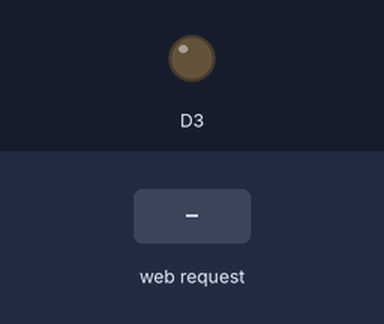
The sketch below on a simulated ESP8266 (NodeMCU). On the bench: output pins drawn as LEDs (lit = HIGH). Inputs (shaded band) come from the test bench. WiFi joins after 1.5 s; servers stay silent unless stated; pins used as bus, display or sensor lines are not drawn; what the sketch prints to the serial monitor is not drawn.

Above: at 2.8 s.
2.9 s: HTTP request GET /3/on received
At 3.3 s:
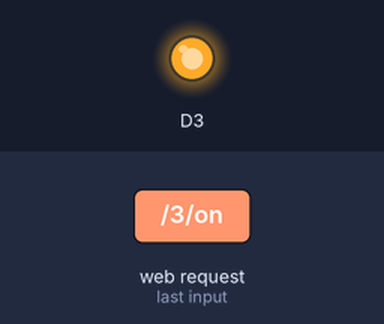
4.4 s: HTTP request GET /1/on received
5.9 s: HTTP request GET /1/off received
Timing chart, 0 to 8.9 s (numbered marks = the images above; inputs shaded):
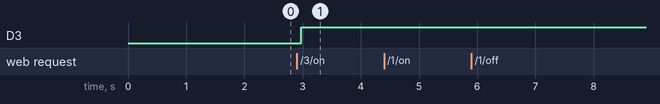

The sketch:

NodeMCU-3-Led.ino
```cpp
#include <SoftwareSerial.h>
#include <ESP8266WiFi.h>

SoftwareSerial NodeMCU(D1, D2, D3);

// Enter your wifi network name and Wifi Password
const char* ssid = "Redmi 9C NFC";
const char* password = "redmi0507";

// Set web server port number to 80
WiFiServer server(80);

// Variable to store the HTTP request
String header;

// These variables store current output state of LED
String outputRedState = "off";
String outputGreenState = "off";
String outputYellowState = "off";

// Assign output variables to GPIO pins

// Current time
unsigned long currentTime = millis();
// Previous time
unsigned long previousTime = 0;
// Define timeout time in milliseconds (example: 2000ms = 2s)
const long timeoutTime = 2000;

// Set your Static IP address
IPAddress local_IP(192, 168, 54, 26);
// Set your Gateway IP address
IPAddress gateway(192, 168, 1, 1);

IPAddress subnet(255, 255, 0, 0);
IPAddress primaryDNS(8, 8, 8, 8);   //optional
IPAddress secondaryDNS(8, 8, 4, 4); //optional

void setup() {
  Serial.begin(9600);
  NodeMCU.begin(4800);
  // Initialize the output variables as outputs
  pinMode(D1, OUTPUT);
  pinMode(D2, OUTPUT);
  pinMode(D3, OUTPUT);
  // Set outputs to LOW
  digitalWrite(D1, LOW);
  digitalWrite(D2, LOW);
  digitalWrite(D3, LOW);

  // Configures static IP address
  if (!WiFi.config(local_IP, gateway, subnet, primaryDNS, secondaryDNS)) {
    Serial.println("STA Failed to configure");
  }

  NodeMCU.println("Testing...");
  // Connect to Wi-Fi network with SSID and password
  NodeMCU.println("Connecting to ");
  NodeMCU.println(ssid);
  WiFi.begin(ssid, password);
  while (WiFi.status() != WL_CONNECTED) {
    delay(500);
    Serial.print(".");
  }
  // Print local IP address and start web server
  Serial.println("");
  Serial.println("WiFi connected.");
  Serial.println("IP address: ");
  Serial.println(WiFi.localIP());
  server.begin();
  delay(100);
}

void loop(){
  WiFiClient client = server.available(); // Listen for incoming clients

  if (client) { // If a new client connects,
    Serial.println("New Client."); // print a message out in the serial port
    String currentLine = ""; // make a String to hold incoming data from the client
    currentTime = millis();
    previousTime = currentTime;
    while (client.connected() && currentTime - previousTime <= timeoutTime) { // loop while the client's connected
      currentTime = millis();
      if (client.available()) { // if there's bytes to read from the client,
        char c = client.read(); // read a byte, then
        Serial.write(c); // print it out the serial monitor
        header += c;
        if (c == '\n') { // if the byte is a newline character
          // if the current line is blank, you got two newline characters in a row.
          // that's the end of the client HTTP request, so send a response:
          if (currentLine.length() == 0) {
          // HTTP headers always start with a response code (e.g. HTTP/1.1 200 OK)
          // and a content-type so the client knows what's coming, then a blank line:
          Serial.println("HTTP/1.1 200 OK");
          Serial.println("Content-type:text/html");
          Serial.println("Connection: close");
          Serial.println();

          // turns the GPIOs on and off
          if (header.indexOf("GET /1/on") >= 0) {
              Serial.println("RED LED is on");
              outputRedState = "on";
              digitalWrite(D1, HIGH);
            } else if (header.indexOf("GET /1/off") >= 0) {
              Serial.println("RED LED is off");
              outputRedState = "off";
              digitalWrite(D1, LOW);
            } else if (header.indexOf("GET /2/on") >= 0) {
              Serial.println("YELLOW LED is on");
              outputYellowState = "on";
              digitalWrite(D2, HIGH);
            } else if (header.indexOf("GET /2/off") >= 0) {
              Serial.println("YELLOW LED is off");
              outputYellowState = "off";
              digitalWrite(D2, LOW);
            } else if (header.indexOf("GET /3/on") >= 0) {
              Serial.println("GREEN LED is on");
              outputGreenState = "on";
              digitalWrite(D3, HIGH);
            } else if (header.indexOf("GET /3/off") >= 0) {
              Serial.println("GREED LED is off");
              outputGreenState = "off";
              digitalWrite(D3, LOW);
            }

            // Display the HTML web page
            client.println("<!DOCTYPE html><html>");
            client.println("<head><meta name=\"viewport\" content=\"width=device-width, initial-scale=1\">");
            client.println("<link rel=\"icon\" href=\"data:,\">");
            // CSS to style the on/off buttons
            client.println("<style>html { font-family: Helvetica; display: inline-block; margin: 0px auto; text-align: center;}");
            client.println(".buttonRed { background-color: #ff0000; border: none; color: white; padding: 16px 40px; border-radius: 60%;");
            client.println("text-decoration: none; font-size: 30px; margin: 2px; cursor: pointer;}");
            client.println(".buttonGreen { background-color: #00ff00; border: none; color: white; padding: 16px 40px; border-radius: 60%;");
            client.println("text-decoration: none; font-size: 30px; margin: 2px; cursor: pointer;}");
            client.println(".buttonYellow { background-color: #feeb36; border: none; color: white; padding: 16px 40px; border-radius: 60%;");
            client.println("text-decoration: none; font-size: 30px; margin: 2px; cursor: pointer;}");
            client.println(".buttonOff { background-color: #77878A; border: none; color: white; padding: 16px 40px; border-radius: 70%;");
            client.println("text-decoration: none; font-size: 30px; margin: 2px; cursor: pointer;}</style></head>");

            // Web Page Heading
            client.println("<body><h1>My LED Control Server</h1>");

            // Display current state, and ON/OFF buttons for GPIO 1 Red LED
            client.println("<p>Red LED is " + outputRedState + "</p>");
            // If the outputRedState is off, it displays the OFF button
            if (outputRedState=="off") {
              client.println("<p><a href=\"/1/on\"><button class=\"button buttonOff\">OFF</button></a></p>");
            } else {
              client.println("<p><a href=\"/1/off\"><button class=\"button buttonRed\">ON</button></a></p>");
            }

            // Display current state, and ON/OFF buttons for GPIO 3 Yellow LED
            client.println("<p>Yellow LED is " + outputYellowState + "</p>");
            // If the outputYellowState is off, it displays the OFF button
            if (outputYellowState =="off") {
              client.println("<p><a href=\"/2/on\"><button class=\"button buttonOff\">OFF</button></a></p>");
            } else {
              client.println("<p><a href=\"/2/off\"><button class=\"button buttonYellow\">ON</button></a></p>");
            }
            client.println("</body></html>");

            // Display current state, and ON/OFF buttons for GPIO 2 Green LED
            client.println("<p>Green LED is " + outputGreenState + "</p>");
            // If the outputGreenState is off, it displays the OFF button
            if (outputGreenState =="off") {
              client.println("<p><a href=\"/3/on\"><button class=\"button buttonOff\">OFF</button></a></p>");
            } else {
              client.println("<p><a href=\"/3/off\"><button class=\"button buttonGreen\">ON</button></a></p>");
            }
              client.println("</body></html>");

            // The HTTP response ends with another blank line
            client.println();
            // Break out of the while loop
            break;
          } else { // if you got a newline, then clear currentLine
            currentLine = "";
          }
        } else if (c != '\r') { // if you got anything else but a carriage return character,
        currentLine += c; // add it to the end of the currentLine
        }
      }
    }
    // Clear the header variable
    header = "";
    // Close the connection
    client.stop();
    Serial.println("Client disconnected.");
    Serial.println("");
  }
}
```

Measured:
- after the input at 2.9 s, D3: LOW → HIGH after 0.07 s
- after the input at 4.4 s, every drawn part: stays the same
- after the input at 5.9 s, every drawn part: stays the same
